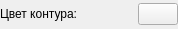
<?xml version="1.0" encoding="UTF-8"?>
<ui version="4.0">
 <class>SorokovnikSettingsForm</class>
 <widget class="QWidget" name="SorokovnikSettingsForm">
  <property name="geometry">
   <rect>
    <x>0</x>
    <y>0</y>
    <width>178</width>
    <height>29</height>
   </rect>
  </property>
  <property name="windowTitle">
   <string>Form</string>
  </property>
  <layout class="QVBoxLayout" name="verticalLayout">
   <property name="margin">
    <number>0</number>
   </property>
   <item>
    <layout class="QGridLayout" name="gridLayout">
     <item row="0" column="0">
      <widget class="QLabel" name="label_3">
       <property name="sizePolicy">
        <sizepolicy hsizetype="Expanding" vsizetype="Preferred">
         <horstretch>0</horstretch>
         <verstretch>0</verstretch>
        </sizepolicy>
       </property>
       <property name="text">
        <string>Цвет контура:</string>
       </property>
      </widget>
     </item>
     <item row="0" column="1">
      <widget class="SAColorButton" name="mSorokovnikBackgroundPushButton">
       <property name="sizePolicy">
        <sizepolicy hsizetype="Preferred" vsizetype="Fixed">
         <horstretch>0</horstretch>
         <verstretch>0</verstretch>
        </sizepolicy>
       </property>
       <property name="text">
        <string/>
       </property>
      </widget>
     </item>
    </layout>
   </item>
  </layout>
 </widget>
 <customwidgets>
  <customwidget>
   <class>SAColorButton</class>
   <extends>QPushButton</extends>
   <header location="global">sacolorbutton.h</header>
  </customwidget>
 </customwidgets>
 <resources/>
 <connections/>
</ui>
